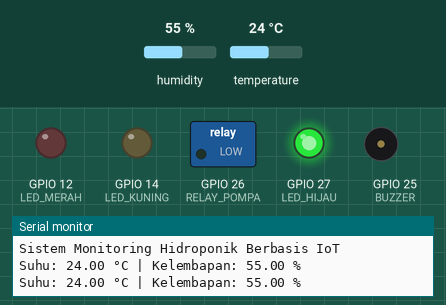
This sketch was run on a simulated ESP32. Parts: switched loads named in the sketch (green lamp = pin HIGH), output pins drawn as LEDs (lit = HIGH), buzzer (waves = sounding, pin HIGH), the last lines printed to the serial monitor. The test bench sets the inputs (shaded band); at power-on: temperature 24 °C, humidity 55 %.

Above: at 2.8 s.
2.9 s: temperature set to 29.3 °C
5.6 s: temperature set to 30.3 °C
At 7.0 s:
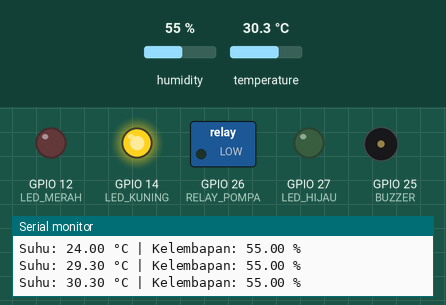
8.3 s: temperature set to 34.4 °C
11.2 s: temperature set to 35.4 °C
At 13.4 s:
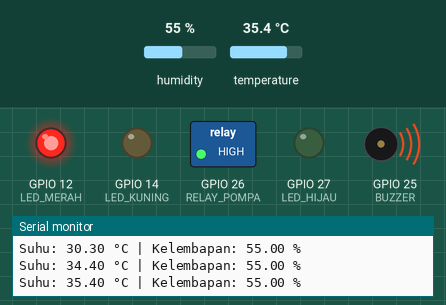
13.9 s: temperature set to 12 °C
At 15.1 s:
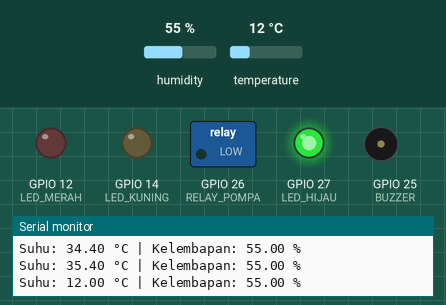
16.6 s: temperature set to 33 °C
At 18.6 s:
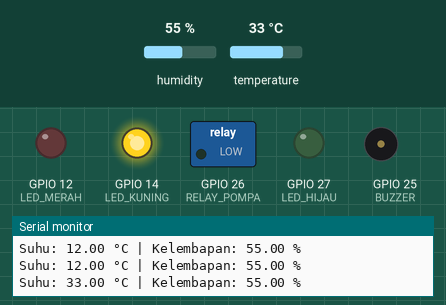
Timing chart, 0 to 20.1 s (numbered marks = the images above; inputs shaded):
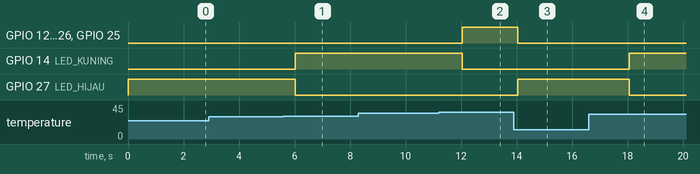

Measured:
- the behaviour switches between 29.9 and 30 °C on temperature (found by bisection; images 0 and 1)
- the behaviour switches between 35 and 35.1 °C on temperature (found by bisection; images 1 and 2)
- after the input at 5.6 s, GPIO 14 (LED_KUNING): LOW → HIGH after 0.42 s; GPIO 27 (LED_HIJAU): HIGH → LOW after 0.42 s
- after the input at 11.2 s, GPIO 12 (LED_MERAH), GPIO 26 (RELAY_POMPA), GPIO 25 (BUZZER): LOW → HIGH after 0.84 s; GPIO 14 (LED_KUNING): HIGH → LOW after 0.84 s
- after the input at 13.9 s, GPIO 12 (LED_MERAH), GPIO 26 (RELAY_POMPA), GPIO 25 (BUZZER): HIGH → LOW after 0.14 s; GPIO 27 (LED_HIJAU): LOW → HIGH after 0.14 s
- after the input at 16.6 s, GPIO 14 (LED_KUNING): LOW → HIGH after 1.5 s; GPIO 27 (LED_HIJAU): HIGH → LOW after 1.5 s

The sketch:

sketch.ino
```cpp
#include "DHT.h"

#define DHTPIN 15
#define DHTTYPE DHT22
DHT dht(DHTPIN, DHTTYPE);

#define LED_HIJAU 27
#define LED_KUNING 14
#define LED_MERAH 12
#define RELAY_POMPA 26
#define BUZZER 25

void setup() {
  Serial.begin(115200);
  dht.begin();

  pinMode(LED_HIJAU, OUTPUT);
  pinMode(LED_KUNING, OUTPUT);
  pinMode(LED_MERAH, OUTPUT);
  pinMode(RELAY_POMPA, OUTPUT);
  pinMode(BUZZER, OUTPUT);

  digitalWrite(RELAY_POMPA, LOW);
  digitalWrite(BUZZER, LOW);

  Serial.println("Sistem Monitoring Hidroponik Berbasis IoT");
}

void loop() {
  float suhu = dht.readTemperature();
  float kelembapan = dht.readHumidity();

  if (isnan(suhu) || isnan(kelembapan)) {
    Serial.println("Gagal membaca data dari sensor DHT!");
    delay(2000);
    return;
  }

  Serial.print("Suhu: ");
  Serial.print(suhu);
  Serial.print(" °C | Kelembapan: ");
  Serial.print(kelembapan);
  Serial.println(" %");

  if (suhu > 35) {
    digitalWrite(LED_MERAH, HIGH);
    digitalWrite(LED_KUNING, LOW);
    digitalWrite(LED_HIJAU, LOW);
    digitalWrite(BUZZER, HIGH);
    digitalWrite(RELAY_POMPA, HIGH);
  }
  else if (suhu >= 30 && suhu <= 35) {
    digitalWrite(LED_MERAH, LOW);
    digitalWrite(LED_KUNING, HIGH);
    digitalWrite(LED_HIJAU, LOW);
    digitalWrite(BUZZER, LOW);
    digitalWrite(RELAY_POMPA, LOW);
  }
  else {
    digitalWrite(LED_MERAH, LOW);
    digitalWrite(LED_KUNING, LOW);
    digitalWrite(LED_HIJAU, HIGH);
    digitalWrite(BUZZER, LOW);
    digitalWrite(RELAY_POMPA, LOW);
  }

  delay(2000);
}
```
